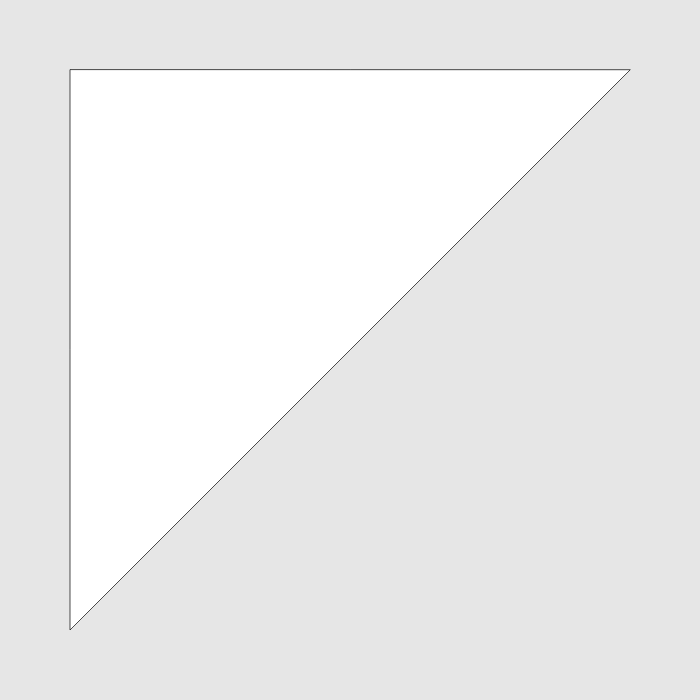
Frame 1 (no input)
Frame 60 (no input): identical to frame 1, image omitted
Frame 120 (the mouse pressed at the canvas centre since frame 60): identical to frame 1, image omitted

The p5.js sketch that drew this single still picture (run headless with seeded random() and noise() and a simulated clock; from frame 60 on, the mouse is pressed at the canvas centre):

// p5.js sketch
// ── sketch.js
/* 
Copyright 2023 Stevan Dedovic

Permission is hereby granted, free of charge, to any person obtaining a copy of this software and associated documentation files (the “Software”), to deal in the Software without restriction, including without limitation the rights to use, copy, modify, merge, publish, distribute, sublicense, and/or sell copies of the Software, and to permit persons to whom the Software is furnished to do so, subject to the following conditions:

The above copyright notice and this permission notice shall be included in all copies or substantial portions of the Software.

THE SOFTWARE IS PROVIDED “AS IS”, WITHOUT WARRANTY OF ANY KIND, EXPRESS OR IMPLIED, INCLUDING BUT NOT LIMITED TO THE WARRANTIES OF MERCHANTABILITY, FITNESS FOR A PARTICULAR PURPOSE AND NONINFRINGEMENT. IN NO EVENT SHALL THE AUTHORS OR COPYRIGHT HOLDERS BE LIABLE FOR ANY CLAIM, DAMAGES OR OTHER LIABILITY, WHETHER IN AN ACTION OF CONTRACT, TORT OR OTHERWISE, ARISING FROM, OUT OF OR IN CONNECTION WITH THE SOFTWARE OR THE USE OR OTHER DEALINGS IN THE SOFTWARE.
*/

// coordinate => number         => 1, 2, 3, -5, 1.2, -9.3
// point      => 2-list coords  => [0, 0], [-3, 2.3]
// triangle   => 3-list point   => [[0, 0], [2, -2], [1.5, 6]]

const defaultTri = [[0.1, 0.1], [0.1, 0.9], [0.9, 0.1]];

function setup() {
  colorMode(HSB, 360, 100, 100, 1.0);
  createCanvas(700, 700);
}

// Converts the normalised canvas coordinate [0, 1] to pixel coord [0, width]
function w(val) {
  return val * width;
}

// Converts the normalised canvas coordinate [0, 1] to pixel coord [0, width]
function h(val) {
  return val * height;
}

// Return whether or not two floats are equal (enough)
function equalf(a, b) {
  return Math.abs(a - b) < Number.EPSILON;
}

// takes in a triangle, returns two new triangles by subdividing the original
function subdivide(tri) {
  const [[ax, ay], [bx, by], [cx, cy]] = tri;
  // step 1 - find the lengths of the sides
  const lenAB = dist(ax, ay, bx, by);
  const lenBC = dist(bx, by, cx, cy);
  const lenCA = dist(cx, cy, ax, ay);
  
  // step 2 - find the longest side
  const lenLongest = Math.max(lenAB, lenBC, lenCA);
  
  // Helper Function
  // Subdivide the triangle ABC along side AB
  // Returns two new triangles.
  const subdivideAB = (a, b, c) => {
    const [ax, ay] = a;
    const [bx, by] = b;
    
    const r = randomGaussian(0.5, 0.08);
    const mx = lerp(ax, bx, r);
    const my = lerp(ay, by, r);
    const p = [mx, my];
    
    return [
      [p, a, c],
      [p, b, c]
    ];
  }
  
  // step 3 - split tri into two along longest side
  const [a, b, c] = tri;
  if (equalf(lenAB, lenLongest)) {
    return subdivideAB(a, b, c);
  }
  if (equalf(lenBC, lenLongest)) {
    return subdivideAB(b, c, a);
  }
  if (equalf(lenCA, lenLongest)) {
    return subdivideAB(c, a, b);
  }
}

function offset(tri, amount) {
  const [[x1, y1], [x2, y2], [x3, y3]] = tri;
  
  // find the centroid
  const cx = (x1 + x2 + x3) / 3;
  const cy = (y1 + y2 + y3) / 3;
  
  const lenLongest = Math.max(
    dist(x1, y1, cx, cy),
    dist(x2, y2, cx, cy),
    dist(x3, y3, cx, cy)
  );
  
  const moveToward = (px, py, tx, ty) => {
    const theta = atan2(ty - py, tx - px);
    
    const len = dist(px, py, tx, ty);
    const scaleFactor = len / lenLongest;
    
    return [
      px + amount * scaleFactor * cos(theta),
      py + amount * scaleFactor * sin(theta)
    ];
  };
  
  return [
    moveToward(x1, y1, cx, cy),
    moveToward(x2, y2, cx, cy),
    moveToward(x3, y3, cx, cy),
  ]
}

let toDraw = [defaultTri];

function draw() {
  background(0, 0, 90);
  strokeWeight(w(0.001));
  
  if (keyIsDown(74)) { // "j"
    toDraw = toDraw.map(tri => offset(tri, 0.005));
  }
  if (keyIsDown(75)) { // "k"
    toDraw = toDraw.map(tri => offset(tri, -0.005));
  }
  
  for(tri of toDraw) {
    const [[x1, y1], [x2, y2], [x3, y3]] = tri;
    triangle(w(x1), h(y1), w(x2), h(y2), w(x3), h(y3));
  }
}

function keyPressed() {
  if (key === 's') {
    toDraw = toDraw.flatMap(subdivide);
  }
}
